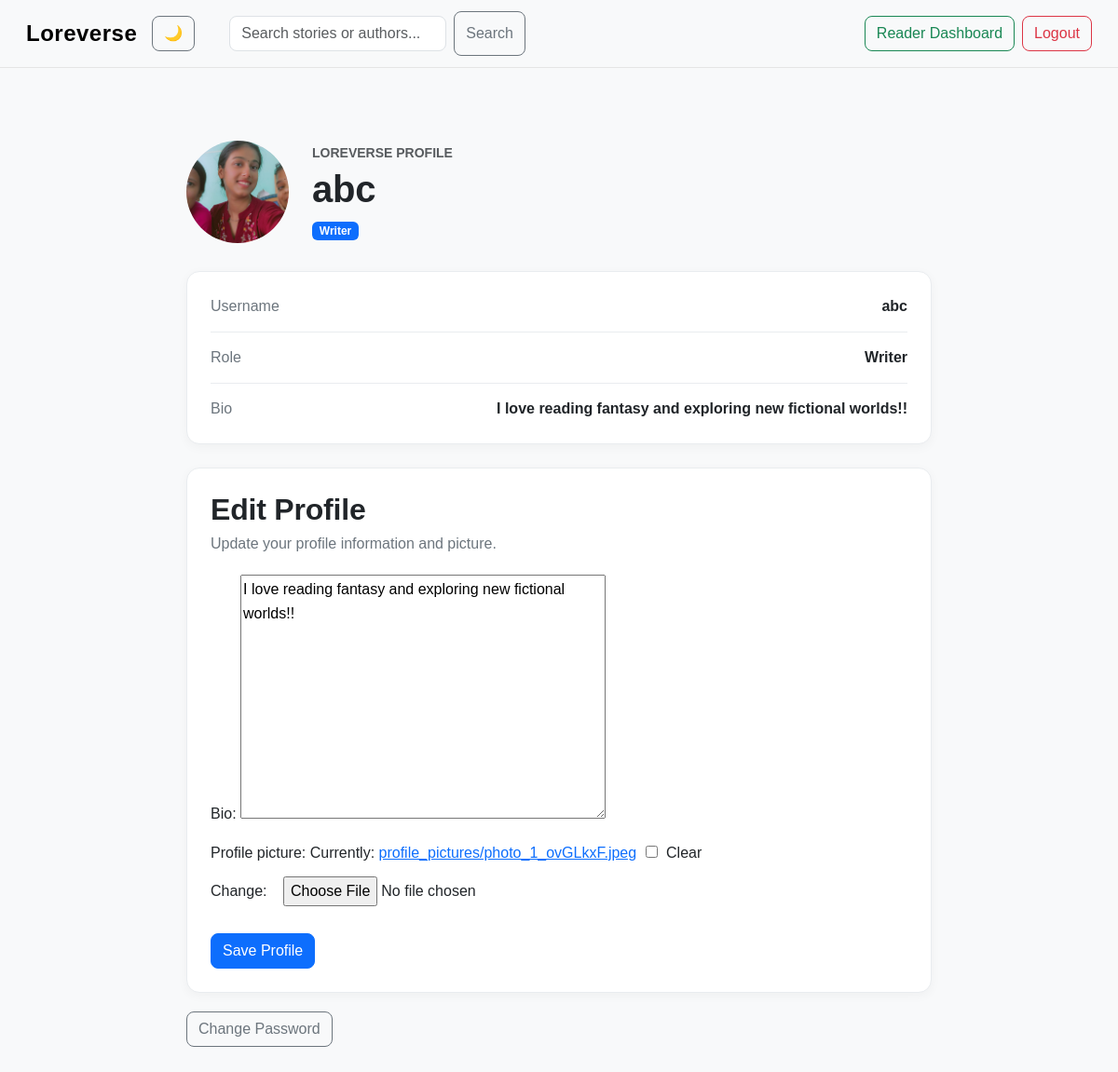
Screenshot of /profile/ (signed in) with the database file from the repository.
### loreverse/models.py (models this page shows)
class Profile(models.Model):
    user = models.OneToOneField(User, on_delete=models.CASCADE)
    role = models.CharField(max_length=20)
    bio = models.TextField(blank=True)
    profile_picture = models.ImageField(upload_to="profile_pictures/", blank=True)

### loreverse/views.py (the view)
# urls.py: path("profile/", views.profile_view, name="profile"),
@login_required
def profile_view(request):
    profile = request.user.profile
    if request.method == "POST":
        form = ProfileForm(request.POST, request.FILES, instance=profile)
        if form.is_valid():
            form.save()
            return HttpResponseRedirect(reverse("profile"))
    else:
        form = ProfileForm(instance=profile)
    return render(request, "loreverse/profile.html", {
        "profile": profile, "form": form
    })

### loreverse/forms.py
class ProfileForm(forms.ModelForm):
    class Meta:
        model = Profile
        fields = ["bio" , "profile_picture"]

### loreverse/templates/loreverse/profile.html (shortened to what this page needs)
{% extends "loreverse/layout.html" %}
{% block body %}
<div class="container py-5">
    <div class="profile-page">
        <div class="profile-header">
            {% if profile.profile_picture %}
                <img src="{{ profile.profile_picture.url }}" alt="Profile picture" class="profile-picture">
            {% else %}
                <div class="profile-placeholder">
                    {{ profile.user.username|first|upper }}
                </div>
            {% endif %}
            <div class="profile-heading">
                <p class="text-muted text-uppercase small fw-semibold mb-1">
                    Loreverse Profile
                </p>
                <h1>{{ profile.user.username }}</h1>
                <span class="badge
                    {% if profile.role == 'Writer' %}
                        text-bg-primary
                    {% else %}
                        text-bg-secondary
                    {% endif %}">
                    {{ profile.role }}
                </span>
            </div>
        </div>
        <div class="profile-info-card">
            <div class="profile-info-row">
                <span>Username</span>
                <strong>
                    {{ profile.user.username }}
                </strong>
            </div>
            <div class="profile-info-row">
                <span>Role</span>
                <strong>
                    {{ profile.role }}
                </strong>
            </div>
            <div class="profile-info-row">
                <span>Bio</span>
                <strong>
                    {{ profile.bio|default:"No bio added yet." }}
                </strong>
            </div>
        </div>
        <div class="profile-form-card">
            <div class="profile-section-heading">
                <h2>Edit Profile</h2>
                <p>
                    Update your profile information and picture.
                </p>
            </div>
            <form method="post" enctype="multipart/form-data" id="profile-form">
                {{ form.as_p }}
                <button type="submit" class="btn btn-primary">
                    Save Profile
                </button>
            </form>
        </div>
        <div class="profile-actions">
            <a class="btn btn-outline-secondary" href="{% url 'change_password' %}"> Change Password</a>
        </div>
    </div>
</div>
{% endblock %}

### loreverse/static/loreverse/styles.css (style rules this page uses)
body { font-family: Arial, sans-serif; margin: 0; background-color : #f8f9fa; color: #212529; }
a { transition: color 0.2s ease; }
input { margin: 5px; padding: 8px; }
.btn { transition: all 0.2s ease; }
h1, h2, h3, h4, h5, h6 { letter-spacing: -0.2px; }
h1 { font-weight: 700; }
p { line-height: 1.6; }
.container { max-width: 1200px; }
.btn { border-radius: 8px; font-weight: 500; }
.profile-page { max-width: 800px; margin: 0 auto; }
.profile-header { display: flex; align-items: center; gap: 25px; margin-bottom: 30px; }
.profile-picture, .profile-placeholder { width: 110px; height: 110px; border-radius: 50%; }
.profile-picture { object-fit: cover; }
.profile-heading h1 { margin-bottom: 8px; font-weight: 700; }
.profile-info-card, .profile-form-card { padding: 25px; background-color: #ffffff; border: 1px solid #e9ecef; border-radius: 14px; box-shadow: 0 3px 12px rgba(0, 0, 0, 0.04); }
.profile-info-card { margin-bottom: 25px; }
.profile-info-row { display: flex; justify-content: space-between; gap: 20px; padding: 15px 0; border-bottom: 1px solid #e9ecef; }
.profile-info-row:first-child { padding-top: 0; }
.profile-info-row:last-child { padding-bottom: 0; border-bottom: none; }
.profile-info-row span { color: #6c757d; }
.profile-section-heading { margin-bottom: 20px; }
.profile-section-heading h2 { font-weight: 700; margin-bottom: 5px; }
.profile-section-heading p { color: #6c757d; margin-bottom: 0; }
.profile-actions { display: flex; flex-wrap: wrap; gap: 10px; margin-top: 20px; }

### rows the page displays
Profile: profile_picture (picture), user.username "abc", role "Writer", bio "I love reading fantasy and exploring new fictional worlds!!"
